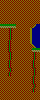

Below is a game level as drawn by its tile map, then a one-line description and the .tmx file that defines it, in full:
An orthogonal 10x25 tile map with 4x4 px tiles, 1 tile layer (Capa de Patrones 1).

<map version="1.0" tiledversion="1.0.2" orientation="orthogonal" renderorder="right-down" width="10" height="25" tilewidth="4" tileheight="4" nextobjectid="1">
 <tileset firstgid="1" source="tilesetJungle.tsx" />
 <layer name="Capa de Patrones 1" width="10" height="25">
  <data encoding="csv">
3,3,3,3,3,3,3,3,3,3,
3,3,3,3,3,3,3,3,3,3,
3,3,3,3,3,3,3,3,3,3,
3,3,3,3,3,3,3,3,3,3,
3,3,3,3,3,3,3,3,3,3,
3,3,3,3,3,3,3,3,3,3,
4,4,4,4,3,3,3,3,1,12,
3,3,13,3,3,3,3,6,12,12,
3,3,13,3,3,3,3,6,12,12,
3,3,13,3,3,3,3,6,12,12,
3,3,14,3,3,3,3,6,12,12,
3,3,14,3,3,3,3,3,8,12,
3,3,14,3,3,3,3,3,4,4,
3,3,13,3,3,3,3,3,13,3,
3,3,13,3,3,3,3,3,13,3,
3,3,14,3,3,3,3,3,14,3,
3,3,14,3,3,3,3,3,14,3,
3,3,13,3,3,3,3,3,13,3,
3,3,14,3,3,3,3,3,13,3,
3,3,3,3,3,3,3,3,14,3,
3,3,3,3,3,3,3,3,14,3,
3,3,3,3,3,3,3,3,13,3,
3,3,3,3,3,3,3,3,14,3,
3,3,3,3,3,3,3,3,3,3,
3,3,3,3,3,3,3,3,3,3
</data>
 </layer>
</map>
